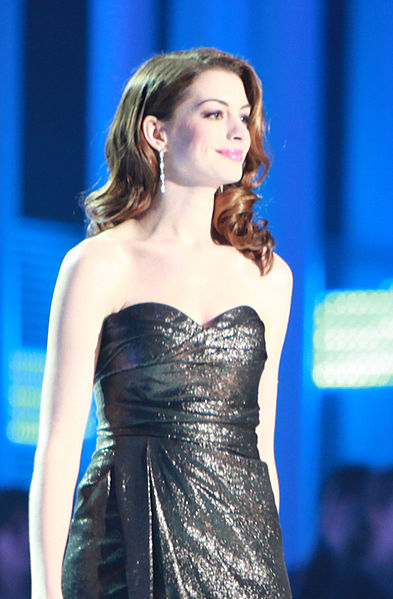
#> input picture data/train/anne_hathaway/393px-Denzel_Washington_og_Anne_Hathaway_IMG_6550b_Harry_Wad.jpg, 393 x 599 px, found by its file name; its folder holds only this picture in this run
$ python faces_train.py
#> lines starting #> are read from the running program, lines starting #| are printed output that depends on the picture
import os
import cv2 as cv
import numpy as np


p = [person for person in os.listdir(r'F:\coding\CV\data\train')]

haar_cascade = cv.CascadeClassifier('haar_face.xml')


DIR = r'F:\coding\CV\data\train'

features = []
labels = []

def create_train():
    for person in p:
        path = os.path.join(DIR, person)
        label = p.index(person)

        for img in os.listdir(path):
            img_path = os.path.join(path, img)
            print(f"Processing: {img_path}")

            img_array = cv.imread(img_path)
#> img_array is the input picture: shape (599, 393, 3); mean B, G, R 167.8, 122.5, 87
            if img_array is None:
                print(f"Warning: Failed to load {img_path}")
                continue

            gray = cv.cvtColor(img_array, cv.COLOR_BGR2GRAY)
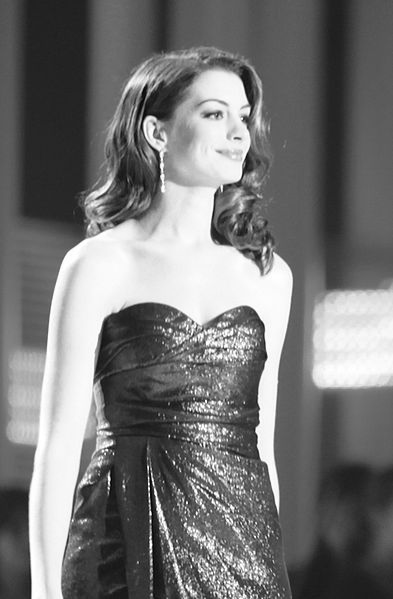
#> gray: shape (599, 393); min 0, max 255, mean 117

            faces_rect = haar_cascade.detectMultiScale(
                gray, scaleFactor=1.1, minNeighbors=4)
#> faces_rect = [[185, 84, 87, 87]]

            for (x, y, w, h) in faces_rect:
                faces_roi = gray[y:y+h, x:x+w]
                features.append(faces_roi)
                labels.append(label)
#> this loop made 1 pass
#> pass 1, in create_train, `faces_roi = gray[y:y+h, x:x+w]`:
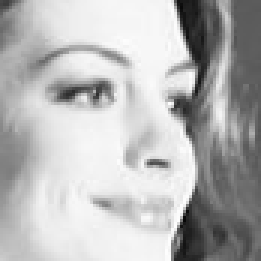
#> faces_roi: shape (87, 87) (shown 3 times larger); min 7, max 254, mean 181.8
#> after the loop, features = 1 item; labels = [0]
#> pass 2 of the loop in create_train, `for person in p:`:
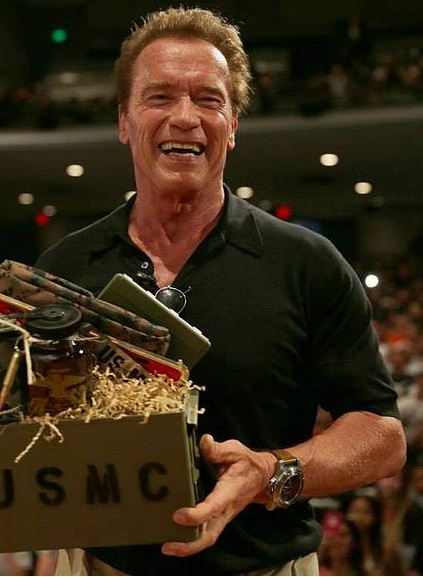
#> input picture data/train/arnold_schwarzenegger/2002197_Arnold_Schwarzenegger_visited_the_Camp_Pendleton_Base_Theater_2015.jpg, 423 x 577 px, found by its file name
#> in create_train, img_array is the input picture: shape (577, 423, 3); mean B, G, R 23.9, 43, 57.9
#> in create_train, `gray = cv.cvtColor(img_array, cv.COLOR_BGR2GRAY)`:
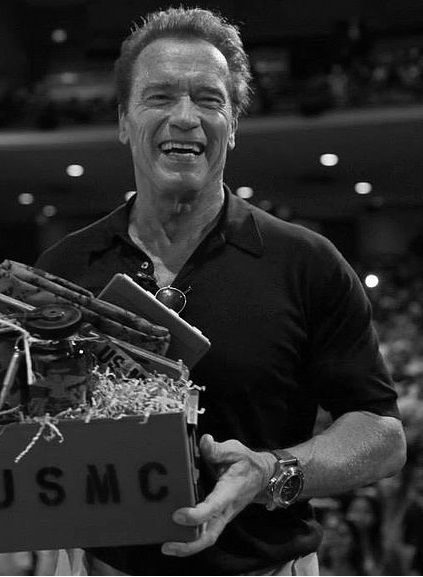
#> gray: shape (577, 423); min 0, max 255, mean 45.3
#> faces_rect = [[150, 178, 54, 54], [111, 42, 142, 142]]
#> the loop in create_train, `for (x, y, w, h) in faces_rect:` made 2 passes
#> pass 2, in create_train, `faces_roi = gray[y:y+h, x:x+w]`:
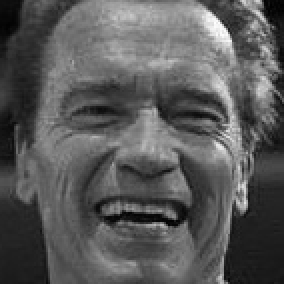
#> faces_roi: shape (142, 142) (shown 2 times larger); min 1, max 254, mean 88.8
#> after the loop in create_train, `for (x, y, w, h) in faces_rect:`: features = 3 items; labels = [0, 1, 1]


create_train()

print(f'Length of the features = {len(features)}')
print(f'Length of the labels = {len(labels)}')
features = np.array(features,dtype='object')
labels = np.array(labels)

faces_recongnizer = cv.face.LBPHFaceRecognizer_create()

faces_recongnizer.train(features,labels)

faces_recongnizer.save('face_trained.yml')
np.save('features.npy',features)
np.save('labels.npy', labels)
